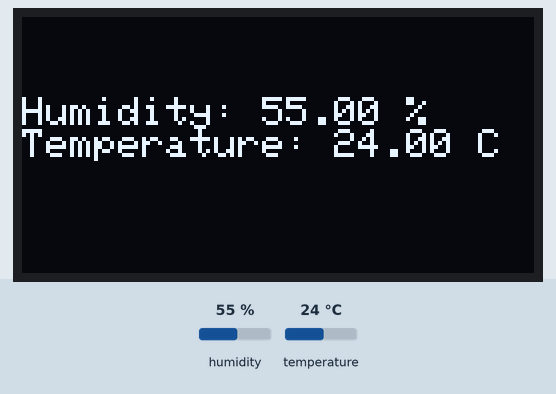
The sketch below on a simulated Arduino Uno, built with avr-gcc and run on an emulated ATmega328P. Shown: 128×64 one-colour display. Inputs (shaded band) come from the test bench; at power-on: humidity 55 %, temperature 24 °C. What the sketch prints to the serial monitor is not drawn.

Above: at 4.9 s.
5.0 s: humidity set to 22 %
At 7.2 s:
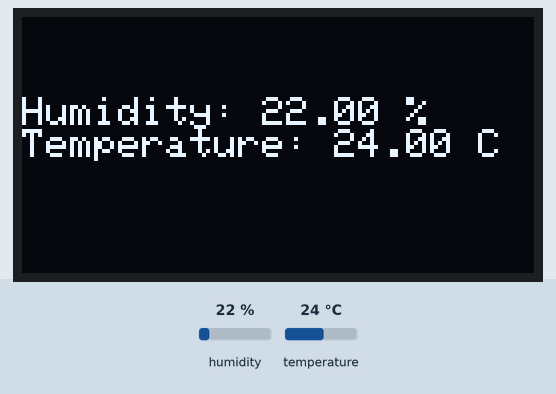
8.0 s: temperature set to 12 °C
At 9.7 s:
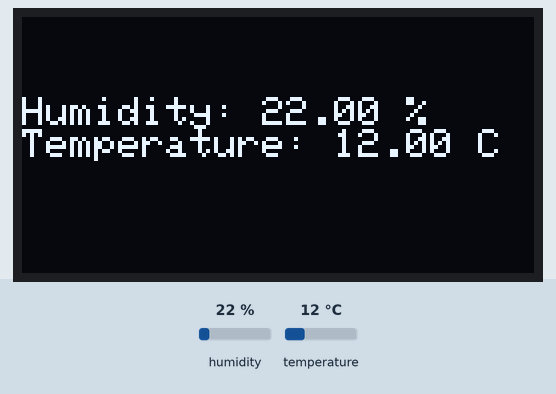
11.0 s: humidity set to 40 %
At 13.4 s:
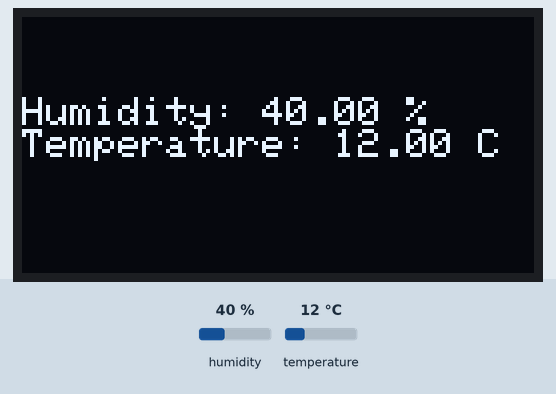
14.0 s: temperature set to 19 °C
Timing chart, 0 to 17.0 s (numbered marks = the images above; inputs shaded):
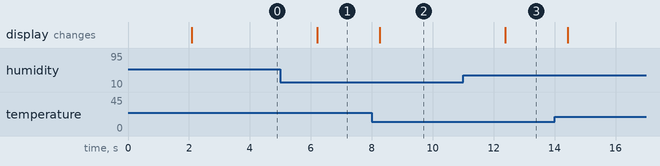

Measured:
- after the input at 5.0 s, the display: changes after 1.2 s (image 1)
- after the input at 8.0 s, the display: changes after 0.26 s (image 2)
- after the input at 11.0 s, the display: changes after 1.4 s (image 3)

The sketch:

readTemptoOLED.ino
```cpp
// Example testing sketch for various DHT humidity/temperature sensors
// Written by ladyada, public domain

// REQUIRES the following Arduino libraries:
// - DHT Sensor Library: https://github.com/adafruit/DHT-sensor-library
// - Adafruit Unified Sensor Lib: https://github.com/adafruit/Adafruit_Sensor

#include "DHT.h"
#include <Wire.h>
#include <Adafruit_GFX.h>
#include <Adafruit_SSD1306.h>

#define SCREEN_WIDTH 128 // OLED display width, in pixels
#define SCREEN_HEIGHT 64 // OLED display height, in pixels
#define OLED_RESET     LED_BUILTIN // Reset pin # (or -1 if sharing Arduino reset pin)
Adafruit_SSD1306 display(-1); // point is not set Reset pin OLED

#define DHTPIN 12     // Digital pin connected to the DHT sensor
// Feather HUZZAH ESP8266 note: use pins 3, 4, 5, 12, 13 or 14 --
// Pin 15 can work but DHT must be disconnected during program upload.

// Uncomment whatever type you're using!
#define DHTTYPE DHT11   // DHT 11
//#define DHTTYPE DHT22   // DHT 22  (AM2302), AM2321
//#define DHTTYPE DHT21   // DHT 21 (AM2301)

// Connect pin 1 (on the left) of the sensor to +5V
// NOTE: If using a board with 3.3V logic like an Arduino Due connect pin 1
// to 3.3V instead of 5V!
// Connect pin 2 of the sensor to whatever your DHTPIN is
// Connect pin 4 (on the right) of the sensor to GROUND
// Connect a 10K resistor from pin 2 (data) to pin 1 (power) of the sensor

// Initialize DHT sensor.
// Note that older versions of this library took an optional third parameter to
// tweak the timings for faster processors.  This parameter is no longer needed
// as the current DHT reading algorithm adjusts itself to work on faster procs.
DHT dht(DHTPIN, DHTTYPE);

void setup() {
  if(!display.begin(SSD1306_SWITCHCAPVCC, 0x3C)) { // Address 0x3D for 128x64
    Serial.println(F("SSD1306 allocation failed"));
    for(;;); // Don't proceed, loop forever
  }
  Serial.begin(115200);
  Serial.println(F("DHTxx test!"));

  dht.begin();
}

void loop() {
  // Wait a few seconds between measurements.
  delay(2000);

  // Reading temperature or humidity takes about 250 milliseconds!
  // Sensor readings may also be up to 2 seconds 'old' (its a very slow sensor)
  float h = dht.readHumidity();
  // Read temperature as Celsius (the default)
  float t = dht.readTemperature();
  // Read temperature as Fahrenheit (isFahrenheit = true)
  float f = dht.readTemperature(true);

  // Check if any reads failed and exit early (to try again).
  if (isnan(h) || isnan(t) || isnan(f)) {
    Serial.println(F("Failed to read from DHT sensor!"));
    return;
  }

  // Compute heat index in Fahrenheit (the default)
  float hif = dht.computeHeatIndex(f, h);
  // Compute heat index in Celsius (isFahreheit = false)
  float hic = dht.computeHeatIndex(t, h, false);

  Serial.print(F("Humidity: "));
  Serial.print(h);
  Serial.print(F("%  Temperature: "));
  Serial.print(t);
  Serial.print(F("°C "));
  Serial.print(f);
  Serial.print(F("°F  Heat index: "));
  Serial.print(hic);
  Serial.print(F("°C "));
  Serial.print(hif);
  Serial.println(F("°F"));

  display.clearDisplay();

  display.setTextSize(1);
  display.setTextColor(WHITE);
  display.setCursor(0,20);
  display.print("Humidity: ");
  display.print(h);
  display.print(" %");
  display.println();
  display.print(F("Temperature: "));
  display.print(t);
  display.print(" C ");
  display.display();
}
```
